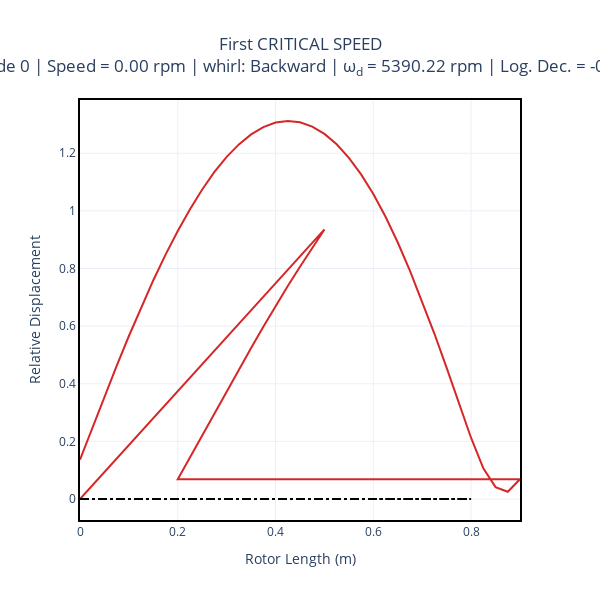

The code cell stored with this chart in its notebook:
### Code cell
fig = modal.plot_mode_2d(0, frequency_units="rpm", width=600, height=600)
fig.layout.title.text = "First CRITICAL SPEED" + fig.layout.title.text
fig.show()
